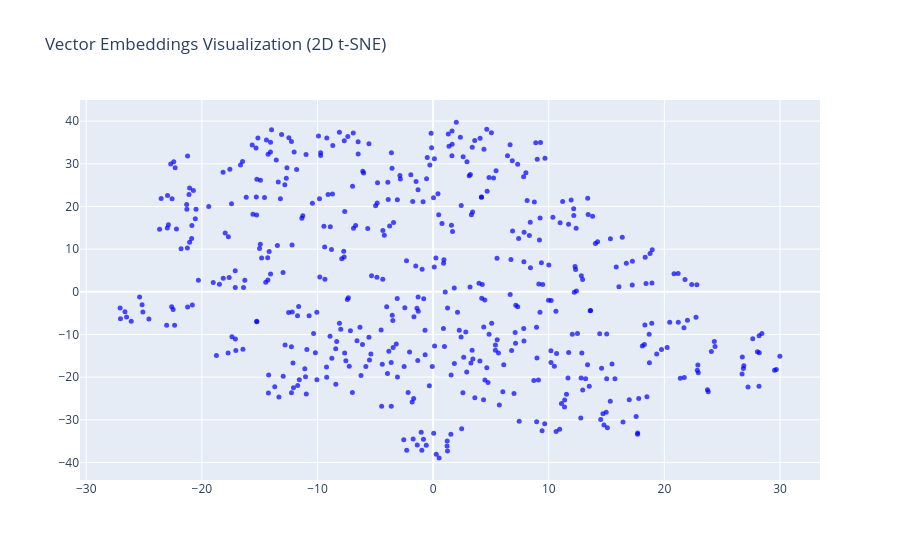

Source (notebook cell):
### Code cell
# Visualize vectors in 2D (optional)
def visualize_vectors_2d(vectorstore, sample_size=500):
    """Visualize vector embeddings using t-SNE."""
    collection = vectorstore._collection
    result = collection.get(include=['embeddings', 'documents', 'metadatas'])
    
    vectors = np.array(result['embeddings'][:sample_size])
    documents = result['documents'][:sample_size]
    doc_types = [m.get('doc_type', 'unknown') for m in result['metadatas'][:sample_size]]
    
    # Reduce to 2D
    tsne = TSNE(n_components=2, random_state=42)
    reduced = tsne.fit_transform(vectors)
    
    # Color mapping
    colors = {'coi': 'blue', 'ipc': 'red', 'bns': 'green'}
    point_colors = [colors.get(dt, 'gray') for dt in doc_types]
    
    fig = go.Figure(data=[go.Scatter(
        x=reduced[:, 0],
        y=reduced[:, 1],
        mode='markers',
        marker=dict(size=5, color=point_colors, opacity=0.7),
        text=[d[:100] + '...' for d in documents],
        hoverinfo='text'
    )])
    
    fig.update_layout(title='Vector Embeddings Visualization (2D t-SNE)')
    fig.show()

# Uncomment to visualize
visualize_vectors_2d(vectorstore)

### Figure 1 — Plotly figure (JSON) as saved in the notebook; plotly's stock layout.template omitted (floating-point values rounded to 4 significant figures; data arrays with more than 128 entries replaced by an {"elided": "..."} marker saying what was removed)
{"data": [{"hoverinfo": "text", "marker": {"color": {"elided": "500 str values"}, "opacity": 0.7, "size": 5}, "mode": "markers", "text": {"elided": "500 str values"}, "type": "scatter", "x": {"elided": "500 float values"}, "y": {"elided": "500 float values"}}], "layout": {"title": {"text": "Vector Embeddings Visualization (2D t-SNE)"}}}
